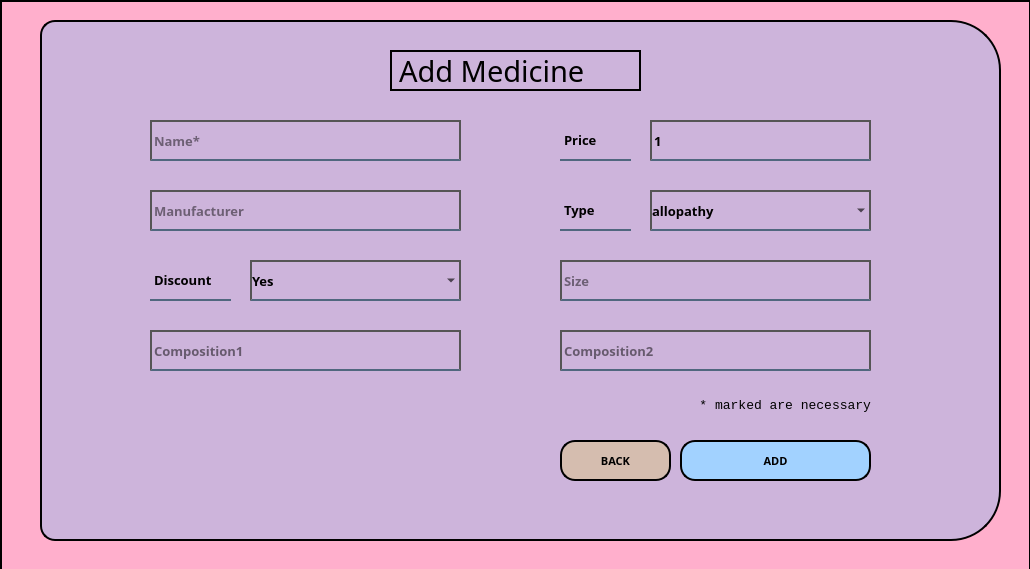
<?xml version="1.0" encoding="UTF-8"?>
<ui version="4.0">
 <class>MainWindow</class>
 <widget class="QMainWindow" name="MainWindow">
  <property name="geometry">
   <rect>
    <x>0</x>
    <y>0</y>
    <width>1030</width>
    <height>569</height>
   </rect>
  </property>
  <property name="windowTitle">
   <string>MainWindow</string>
  </property>
  <widget class="QWidget" name="centralwidget">
   <widget class="QWidget" name="widget" native="true">
    <property name="geometry">
     <rect>
      <x>0</x>
      <y>0</y>
      <width>1031</width>
      <height>571</height>
     </rect>
    </property>
    <property name="styleSheet">
     <string notr="true">background-color: #ffafcc;
border-color: rgb(0, 0, 0);
border: 2px solid black;</string>
    </property>
    <widget class="QLabel" name="label_2">
     <property name="geometry">
      <rect>
       <x>40</x>
       <y>20</y>
       <width>961</width>
       <height>521</height>
      </rect>
     </property>
     <property name="styleSheet">
      <string notr="true">border-top-right-radius:50px;
border-bottom-right-radius:50px;
border-top-left-radius:15px;
border-bottom-left-radius:15px;
background-color: #cdb4db;
 

   

</string>
     </property>
     <property name="text">
      <string/>
     </property>
    </widget>
    <widget class="QLabel" name="label_3">
     <property name="geometry">
      <rect>
       <x>390</x>
       <y>50</y>
       <width>251</width>
       <height>41</height>
      </rect>
     </property>
     <property name="font">
      <font>
       <family>Bauhaus 93</family>
       <pointsize>22</pointsize>
       <weight>50</weight>
       <bold>false</bold>
       <kerning>true</kerning>
      </font>
     </property>
     <property name="styleSheet">
      <string notr="true">background-color: #cdb4db;</string>
     </property>
     <property name="text">
      <string>Add Medicine</string>
     </property>
    </widget>
    <widget class="QLineEdit" name="txtCmp1">
     <property name="geometry">
      <rect>
       <x>150</x>
       <y>330</y>
       <width>311</width>
       <height>41</height>
      </rect>
     </property>
     <property name="font">
      <font>
       <family>Century Gothic</family>
       <pointsize>10</pointsize>
       <weight>75</weight>
       <bold>true</bold>
      </font>
     </property>
     <property name="autoFillBackground">
      <bool>false</bool>
     </property>
     <property name="styleSheet">
      <string notr="true">background-color:rgba(0,0,0,0);
border: 2px solid #555555;
border-bottom:2px solid rgba(46,82,101,200);
color:r#555555;
padding-bottom:0px;	</string>
     </property>
     <property name="alignment">
      <set>Qt::AlignLeading|Qt::AlignLeft|Qt::AlignVCenter</set>
     </property>
     <property name="placeholderText">
      <string>Composition1</string>
     </property>
    </widget>
    <widget class="QPushButton" name="btnAdd">
     <property name="geometry">
      <rect>
       <x>680</x>
       <y>440</y>
       <width>191</width>
       <height>41</height>
      </rect>
     </property>
     <property name="font">
      <font>
       <family>Century Gothic</family>
       <pointsize>8</pointsize>
       <weight>75</weight>
       <bold>true</bold>
       <underline>false</underline>
      </font>
     </property>
     <property name="styleSheet">
      <string notr="true">QPushButton {
	background-color: #a2d2ff;
    border-radius: 15px;
    color: black;
    padding: 8px 16px;
}

QPushButton:hover {
	background-color: #bde0fe;
    text-decoration: underline;
}

QPushButton:pressed {
	background-color: #a2d2ff;
}</string>
     </property>
     <property name="text">
      <string>ADD</string>
     </property>
    </widget>
    <widget class="QPushButton" name="btnBack">
     <property name="geometry">
      <rect>
       <x>560</x>
       <y>440</y>
       <width>111</width>
       <height>41</height>
      </rect>
     </property>
     <property name="font">
      <font>
       <family>Century Gothic</family>
       <pointsize>8</pointsize>
       <weight>75</weight>
       <bold>true</bold>
       <underline>false</underline>
      </font>
     </property>
     <property name="styleSheet">
      <string notr="true">QPushButton {
	background-color: #d5bdaf;
    border-radius: 15px;
    color: black;
    padding: 8px 16px;
}

QPushButton:hover {
	background-color: #e3d5ca;
	text-decoration: underline;
}

QPushButton:pressed {
	background-color: #d5bdaf;
}
</string>
     </property>
     <property name="text">
      <string>BACK</string>
     </property>
    </widget>
    <widget class="QLineEdit" name="txtManufacturer">
     <property name="geometry">
      <rect>
       <x>150</x>
       <y>190</y>
       <width>311</width>
       <height>41</height>
      </rect>
     </property>
     <property name="font">
      <font>
       <family>Century Gothic</family>
       <pointsize>10</pointsize>
       <weight>75</weight>
       <bold>true</bold>
      </font>
     </property>
     <property name="styleSheet">
      <string notr="true">background-color:rgba(0,0,0,0);
border: 2px solid #555555;
border-bottom:2px solid rgba(46,82,101,200);
color:rgba(0,0,0,240);
padding-bottom:0px;	</string>
     </property>
     <property name="text">
      <string/>
     </property>
     <property name="alignment">
      <set>Qt::AlignLeading|Qt::AlignLeft|Qt::AlignVCenter</set>
     </property>
     <property name="placeholderText">
      <string>Manufacturer</string>
     </property>
    </widget>
    <widget class="QLineEdit" name="txtSize">
     <property name="geometry">
      <rect>
       <x>560</x>
       <y>260</y>
       <width>311</width>
       <height>41</height>
      </rect>
     </property>
     <property name="font">
      <font>
       <family>Century Gothic</family>
       <pointsize>10</pointsize>
       <weight>75</weight>
       <bold>true</bold>
      </font>
     </property>
     <property name="styleSheet">
      <string notr="true">background-color:rgba(0,0,0,0);
border: 2px solid #555555;
border-bottom:2px solid rgba(46,82,101,200);
color:rgba(0,0,0,240);
padding-bottom:0px;	</string>
     </property>
     <property name="alignment">
      <set>Qt::AlignLeading|Qt::AlignLeft|Qt::AlignVCenter</set>
     </property>
     <property name="placeholderText">
      <string>Size</string>
     </property>
    </widget>
    <widget class="QLineEdit" name="txtName">
     <property name="geometry">
      <rect>
       <x>150</x>
       <y>120</y>
       <width>311</width>
       <height>41</height>
      </rect>
     </property>
     <property name="font">
      <font>
       <family>Century Gothic</family>
       <pointsize>10</pointsize>
       <weight>75</weight>
       <bold>true</bold>
      </font>
     </property>
     <property name="styleSheet">
      <string notr="true">background-color:rgba(0,0,0,0);
border: 2px solid #555555;
border-bottom:2px solid rgba(46,82,101,200);
color:rgba(0,0,0,240);
padding-bottom:0px;	</string>
     </property>
     <property name="alignment">
      <set>Qt::AlignLeading|Qt::AlignLeft|Qt::AlignVCenter</set>
     </property>
     <property name="placeholderText">
      <string>Name*</string>
     </property>
    </widget>
    <widget class="QLabel" name="comments">
     <property name="geometry">
      <rect>
       <x>150</x>
       <y>390</y>
       <width>721</width>
       <height>31</height>
      </rect>
     </property>
     <property name="font">
      <font>
       <family>Courier New</family>
       <pointsize>10</pointsize>
       <kerning>false</kerning>
      </font>
     </property>
     <property name="styleSheet">
      <string notr="true">background-color: rgba(0, 0, 0, 0);
border: 0px;</string>
     </property>
     <property name="text">
      <string>* marked are necessary</string>
     </property>
     <property name="alignment">
      <set>Qt::AlignRight|Qt::AlignTrailing|Qt::AlignVCenter</set>
     </property>
    </widget>
    <widget class="QLineEdit" name="txtCmp2">
     <property name="geometry">
      <rect>
       <x>560</x>
       <y>330</y>
       <width>311</width>
       <height>41</height>
      </rect>
     </property>
     <property name="font">
      <font>
       <family>Century Gothic</family>
       <pointsize>10</pointsize>
       <weight>75</weight>
       <bold>true</bold>
      </font>
     </property>
     <property name="autoFillBackground">
      <bool>false</bool>
     </property>
     <property name="styleSheet">
      <string notr="true">background-color:rgba(0,0,0,0);
border: 2px solid #555555;
border-bottom:2px solid rgba(46,82,101,200);
color:r#555555;
padding-bottom:0px;	</string>
     </property>
     <property name="alignment">
      <set>Qt::AlignLeading|Qt::AlignLeft|Qt::AlignVCenter</set>
     </property>
     <property name="placeholderText">
      <string>Composition2</string>
     </property>
    </widget>
    <widget class="QComboBox" name="comboType">
     <property name="geometry">
      <rect>
       <x>650</x>
       <y>190</y>
       <width>221</width>
       <height>41</height>
      </rect>
     </property>
     <property name="font">
      <font>
       <family>Century Gothic</family>
       <pointsize>10</pointsize>
       <weight>75</weight>
       <bold>true</bold>
      </font>
     </property>
     <property name="styleSheet">
      <string notr="true">background-color:rgba(0,0,0,0);
border: 2px solid #555555;
border-bottom:2px solid rgba(46,82,101,200);
color:r#555555;
padding-bottom:0px;	</string>
     </property>
     <item>
      <property name="text">
       <string>allopathy</string>
      </property>
     </item>
     <item>
      <property name="text">
       <string>herbal</string>
      </property>
     </item>
    </widget>
    <widget class="QComboBox" name="comboDiscount">
     <property name="geometry">
      <rect>
       <x>250</x>
       <y>260</y>
       <width>211</width>
       <height>41</height>
      </rect>
     </property>
     <property name="font">
      <font>
       <family>Century Gothic</family>
       <pointsize>10</pointsize>
       <weight>75</weight>
       <bold>true</bold>
      </font>
     </property>
     <property name="styleSheet">
      <string notr="true">background-color:rgba(0,0,0,0);
border: 2px solid #555555;
border-bottom:2px solid rgba(46,82,101,200);
color:r#555555;
padding-bottom:0px;	</string>
     </property>
     <item>
      <property name="text">
       <string>Yes</string>
      </property>
     </item>
     <item>
      <property name="text">
       <string>No</string>
      </property>
     </item>
    </widget>
    <widget class="QSpinBox" name="spinPrice">
     <property name="geometry">
      <rect>
       <x>650</x>
       <y>120</y>
       <width>221</width>
       <height>41</height>
      </rect>
     </property>
     <property name="font">
      <font>
       <family>Century Gothic</family>
       <pointsize>10</pointsize>
       <weight>75</weight>
       <bold>true</bold>
      </font>
     </property>
     <property name="styleSheet">
      <string notr="true">background-color:rgba(0,0,0,0);
border: 2px solid #555555;
border-bottom:2px solid rgba(46,82,101,200);
color:r#555555;
padding-bottom:0px;	</string>
     </property>
     <property name="minimum">
      <number>1</number>
     </property>
     <property name="maximum">
      <number>10000</number>
     </property>
    </widget>
    <widget class="QLabel" name="label">
     <property name="geometry">
      <rect>
       <x>560</x>
       <y>120</y>
       <width>71</width>
       <height>41</height>
      </rect>
     </property>
     <property name="font">
      <font>
       <family>Century Gothic</family>
       <pointsize>10</pointsize>
       <weight>75</weight>
       <bold>true</bold>
      </font>
     </property>
     <property name="styleSheet">
      <string notr="true">background-color:rgba(0,0,0,0);
border: 0px solid #555555;
border-bottom:2px solid rgba(46,82,101,200);
color:r#555555;
padding-bottom:0px;	</string>
     </property>
     <property name="text">
      <string>Price</string>
     </property>
    </widget>
    <widget class="QLabel" name="label_4">
     <property name="geometry">
      <rect>
       <x>560</x>
       <y>190</y>
       <width>71</width>
       <height>41</height>
      </rect>
     </property>
     <property name="font">
      <font>
       <family>Century Gothic</family>
       <pointsize>10</pointsize>
       <weight>75</weight>
       <bold>true</bold>
      </font>
     </property>
     <property name="styleSheet">
      <string notr="true">background-color:rgba(0,0,0,0);
border: 0px solid #555555;
border-bottom:2px solid rgba(46,82,101,200);
color:r#555555;
padding-bottom:0px;	</string>
     </property>
     <property name="text">
      <string>Type</string>
     </property>
    </widget>
    <widget class="QLabel" name="label_5">
     <property name="geometry">
      <rect>
       <x>150</x>
       <y>260</y>
       <width>81</width>
       <height>41</height>
      </rect>
     </property>
     <property name="font">
      <font>
       <family>Century Gothic</family>
       <pointsize>10</pointsize>
       <weight>75</weight>
       <bold>true</bold>
      </font>
     </property>
     <property name="styleSheet">
      <string notr="true">background-color:rgba(0,0,0,0);
border: 0px solid #555555;
border-bottom:2px solid rgba(46,82,101,200);
color:r#555555;
padding-bottom:0px;	</string>
     </property>
     <property name="text">
      <string>Discount</string>
     </property>
    </widget>
   </widget>
  </widget>
 </widget>
 <resources>
  <include location="../res.qrc"/>
 </resources>
 <connections/>
</ui>
